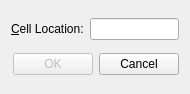
<?xml version="1.0" encoding="UTF-8"?>
<ui version="4.0">
 <class>GoToCellDialog</class>
 <widget class="QWidget" name="GoToCellDialog">
  <property name="geometry">
   <rect>
    <x>0</x>
    <y>0</y>
    <width>190</width>
    <height>94</height>
   </rect>
  </property>
  <property name="windowTitle">
   <string>Go to Cell</string>
  </property>
  <layout class="QVBoxLayout">
   <item>
    <layout class="QHBoxLayout">
     <item>
      <widget class="QLabel" name="label">
       <property name="text">
        <string>&amp;Cell Location:</string>
       </property>
       <property name="buddy">
        <cstring>lineEdit</cstring>
       </property>
      </widget>
     </item>
     <item>
      <widget class="QLineEdit" name="lineEdit"/>
     </item>
    </layout>
   </item>
   <item>
    <layout class="QHBoxLayout">
     <item>
      <spacer>
       <property name="orientation">
        <enum>Qt::Horizontal</enum>
       </property>
       <property name="sizeHint" stdset="0">
        <size>
         <width>40</width>
         <height>20</height>
        </size>
       </property>
      </spacer>
     </item>
     <item>
      <widget class="QPushButton" name="okButton">
       <property name="enabled">
        <bool>false</bool>
       </property>
       <property name="text">
        <string>OK</string>
       </property>
       <property name="default">
        <bool>true</bool>
       </property>
      </widget>
     </item>
     <item>
      <widget class="QPushButton" name="cancelButton">
       <property name="text">
        <string>Cancel</string>
       </property>
      </widget>
     </item>
    </layout>
   </item>
  </layout>
 </widget>
 <tabstops>
  <tabstop>lineEdit</tabstop>
  <tabstop>okButton</tabstop>
  <tabstop>cancelButton</tabstop>
 </tabstops>
 <resources/>
 <connections/>
</ui>
